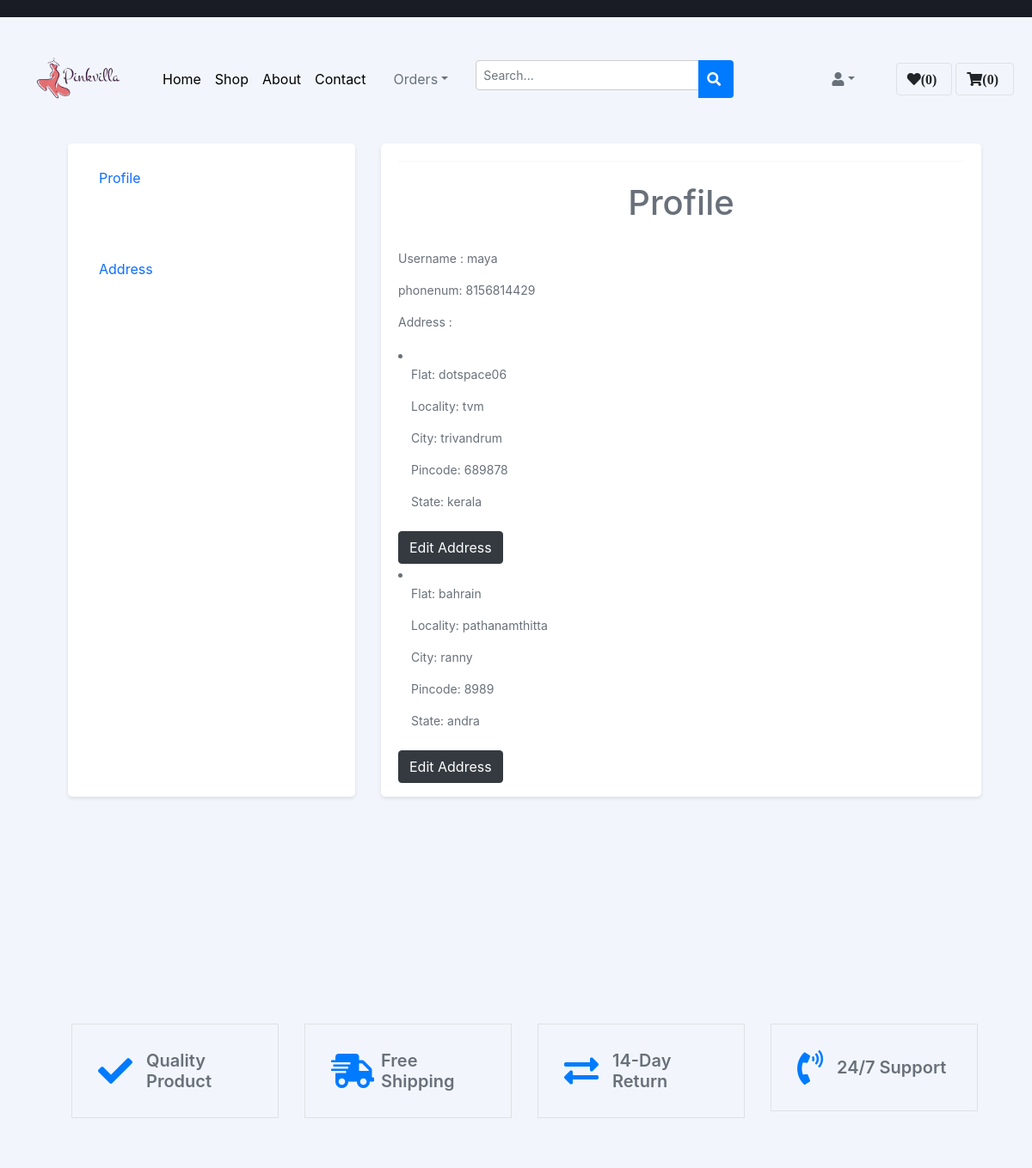
The app's page /user_profile/ (signed in, upper part), older data.
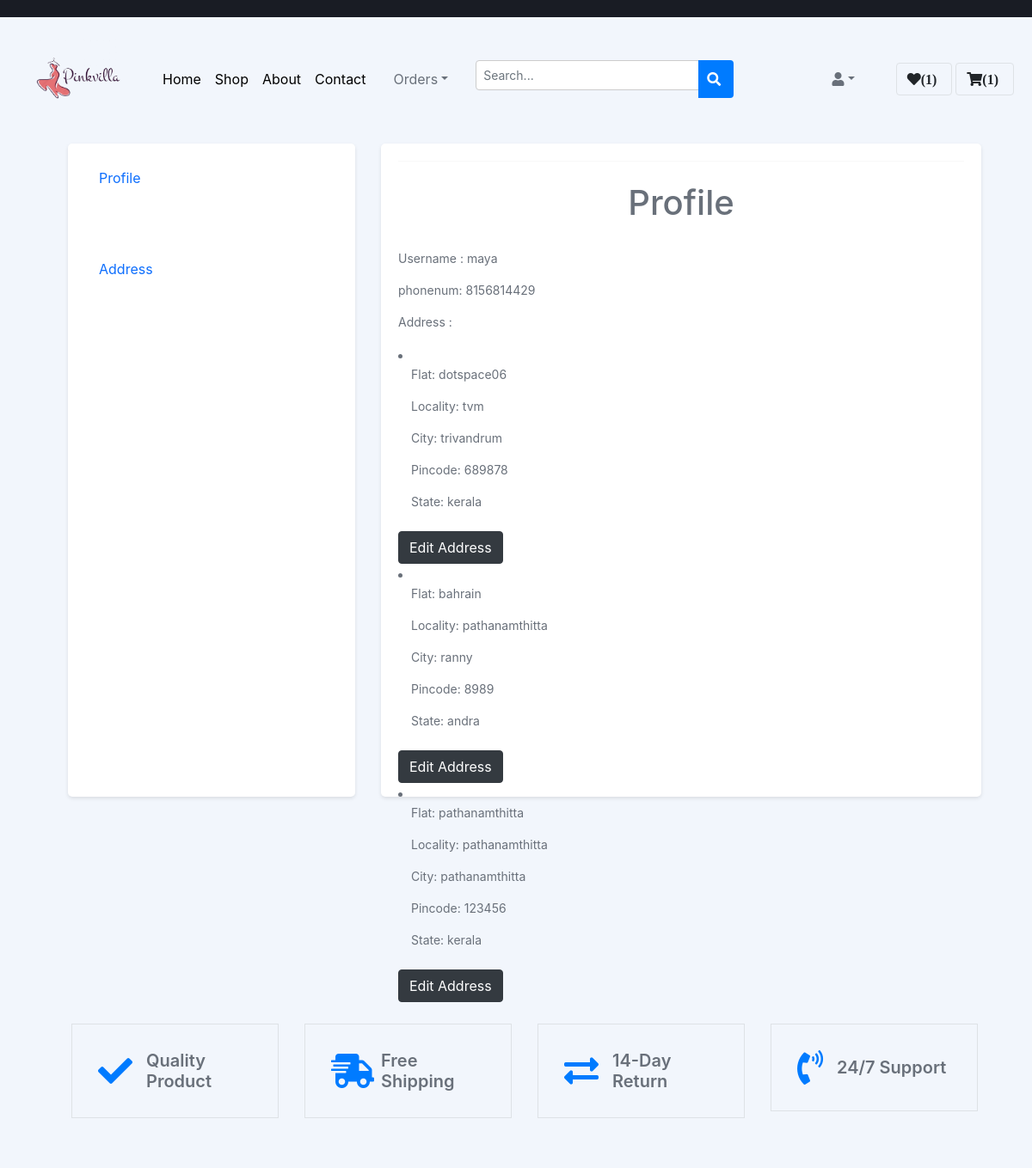
The same page, newer data.
### app1/models.py (models this page shows, shortened)
class Address(models.Model):
    username = models.ForeignKey(custom_user, on_delete=models.CASCADE)
    flat = models.CharField(max_length=255)
    locality = models.CharField(max_length=255)
    city = models.CharField(max_length=255)
    pincode = models.CharField(max_length=20, blank=True, null=True)
    state = models.CharField(max_length=255)

### app1/views.py (the view)
# urls.py: path('user_profile/',views.user_profile,name = 'user_profile'),
def user_profile(request):
    username = custom_user.objects.get(username=request.session["username"])
    user_phone = username.phone_number
    addresses = Address.objects.filter(username=username)
    wishlistobj = Wishlist.objects.filter(username = username)
    wishlist_count = Wishlist.objects.filter(username = username).count()
    cart = Cart.objects.filter(username = username)
    cart_count = Cart.objects.filter(username = username).count()
    context = {
        'username': username,
        'phone_number': user_phone,
        'addresses': addresses,
        'wishlistobj':wishlistobj,
        'wishlist_count':wishlist_count,
        'cart':cart,
        'cart_count': cart_count
    }
    return render(request, "user_profile.html", context)

### app1/models.py (called while the page is built)
    def __str__(self):
        return self.username

### app1/templates/user_profile.html (shortened to what this page needs)
{% extends 'user_product.html' %}
{% load static %}
{% block main-content%}
<!DOCTYPE html>
<html>
<head>
    <link rel="stylesheet" href="https://maxcdn.bootstrapcdn.com/bootstrap/4.5.0/css/bootstrap.min.css">
</head>
<div class="container-xl px-4 mt-4">
<body>
    <div class="container">
        <div class="row">
            <div class="col-md-4">
                <div class="profile-sidebar">
                    <ul class="nav flex-column">
                        <li class="nav-item">
                            <a class="nav-link" href="#profile">Profile
                                 <div class="card-body text-center">
                                </div>
                            </a>
                        </li>
                        <li class="nav-item">
                            <a class="nav-link" href="#address">Address</a>
                        </li>
                    </ul>
                </div>
            </div>
            <div class="col-md-8">
                <div class="profile-content">
                    <hr class="mt-0 mb-4">
                    <h1>Profile</h1>
                    <div id="profile">
                        <p>Username : {{username}}</p>
                        <p>phonenum: {{phone_number}}</p>
                        <p>Address : {{phonenumber}}</p>
                        {% for addr in addresses %}
                        <li>
                            <div class="col-md-4 mb-4">
                            <p>Flat: {{ addr.flat }}</p>
                            <p>Locality: {{ addr.locality }}</p>
                            <p>City: {{ addr.city }}</p>
                            <p>Pincode: {{ addr.pincode }}</p>
                            <p>State: {{ addr.state }}</p>
                            </div>
                        </li>
                        <div style="display:inline-block;">
                            <a href="{% url 'user_proeditadd' addr.id %}" class="btn btn-dark" style="color: white;">Edit Address</a>
                        </div>
                        {% endfor %}
                    </div>
                </div>
                </div>
            </div>
        </div>
    </div>
</body>
</html>
{% endblock main-content %}

Row changes from the older to the newer data that the page shows:
added Address: flat "pathanamthitta", locality "pathanamthitta", city "pathanamthitta", pincode "123456", state "kerala"
Text that changed along with them:
{{ wishlist_count }}: "0" → "1"
{{ cart_count }}: "0" → "1"
